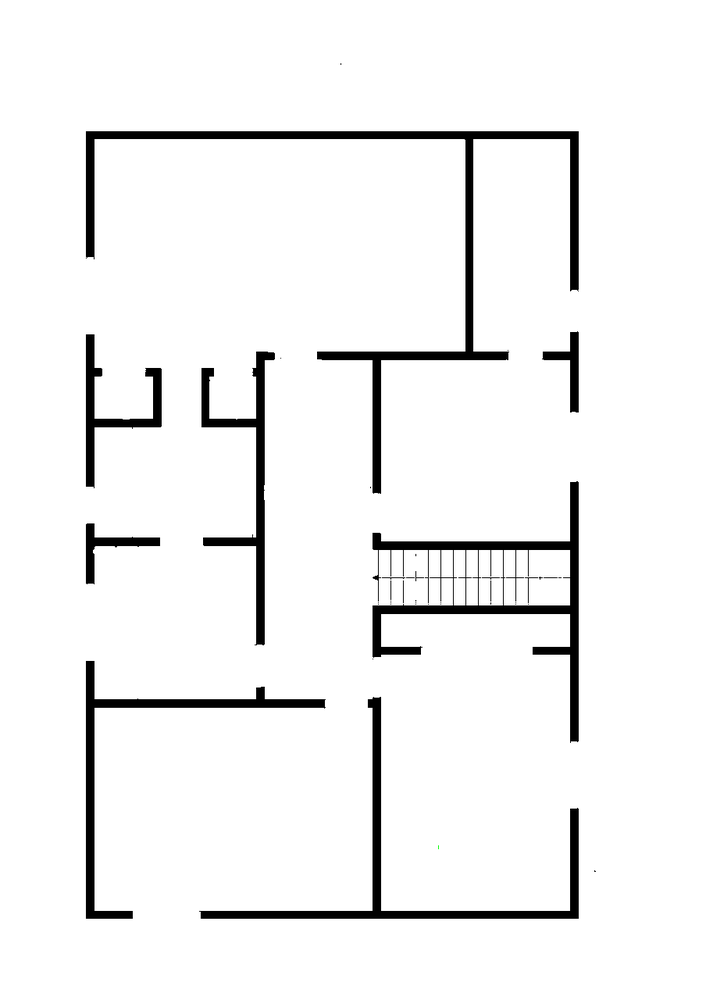
#> input picture data/map/floor_plan_2_binary.png, 706 x 1000 px, shrunk from 904 x 1280 before the run, found by its file name
$ python binary_map_gen.py
#> lines starting #> are read from the running program, lines starting #| are printed output that depends on the picture
#!/usr/bin/env/python3
import cv2 # Import OpenCV

# read the image file
img = cv2.imread('data/map/floor_plan_2_binary.png')
#> img is the input picture: shape (1000, 706, 3); mean B, G, R 241.7, 241.7, 241.7
print(img)
#> (printed output is left out)
cv2.imshow("original",img)
ret, bw_img = cv2.threshold(img, 220, 255, cv2.THRESH_BINARY)
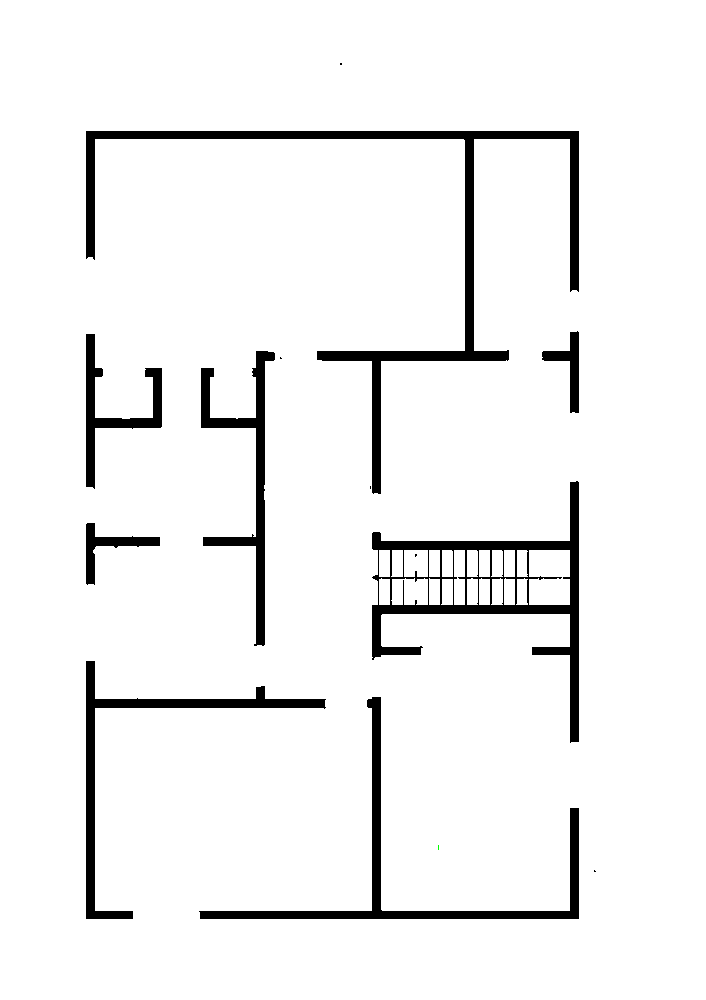
#> bw_img: shape (1000, 706, 3); mean B, G, R 240.7, 240.7, 240.7
# converting to its binary form
bw = cv2.threshold(img, 240, 255, cv2.THRESH_BINARY)

# Display and save image
cv2.imshow("Binary", bw_img)
cv2.imwrite("floor_plan_2_binary.png", bw_img)


cv2.waitKey(0)
cv2.destroyAllWindows()
